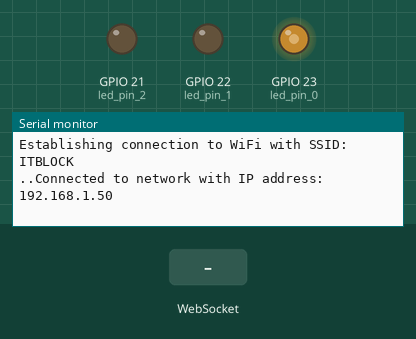
Recording of a sketch running on a simulated ESP32. Parts: output pins drawn as LEDs (lit = HIGH), the last lines printed to the serial monitor. Inputs (shaded band) come from the test bench. WiFi joins after 1.5 s; servers stay silent unless stated.

Above: at 3.2 s.
3.3 s: WebSocket text "LED_intensity" received
At 4.1 s:
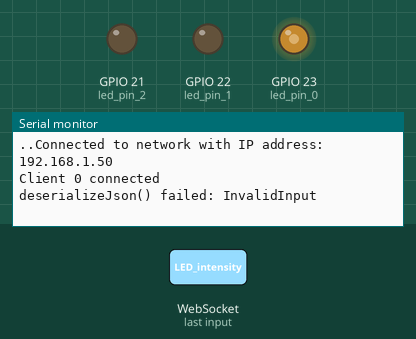
4.8 s: WebSocket text "1" received
At 5.2 s:
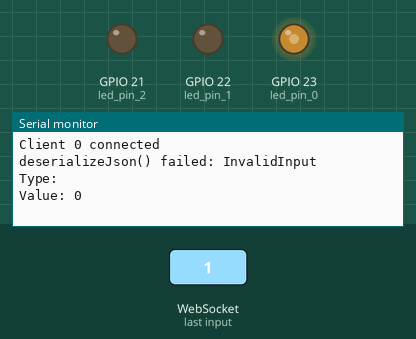

The sketch:

ESP32WebserverLedControl.ino
```cpp
#include <WiFi.h>                                     // needed to connect to WiFi
#include <WebServer.h>                                // needed to create a simple webserver (make sure tools -> board is set to ESP32, otherwise you will get a "WebServer.h: No such file or directory" error)
#include <WebSocketsServer.h>                         // needed for instant communication between client and server through Websockets
#include <ArduinoJson.h>                              // needed for JSON encapsulation (send multiple variables with one string)

// SSID and password of Wifi connection:
const char* ssid = "ITBLOCK";
const char* password = "";

// The String below "webpage" contains the complete HTML code that is sent to the client whenever someone connects to the webserver
// NOTE 27.08.2022: I updated in the webpage "slider.addEventListener('click', slider_changed);" to "slider.addEventListener('change', slider_changed);" -> the "change" did not work on my phone.
String webpage = "<!DOCTYPE html><html><head><title>ESP32 websockets</title></head><body style='background-color: #EEEEEE;'><span style='color: #003366;'><h1>Implementing Web Sockets</h1><h2 style='color: red;'>IP address: <span id='ipaddr'>-</span></h2><form> <p>Select LED:</p> <div> <input type='radio' id='ID_LED_0' name='operation_mode'> <label for='ID_LED_0'>Blue Led</label> <input type='radio' id='ID_LED_1' name='operation_mode'> <label for='ID_LED_1'>Red Led</label> <input type='radio' id='ID_LED_2' name='operation_mode'> <label for='ID_LED_2'>RGB Led</label> </div></form><br>Set intensity level: <br><input type='range' min='1' max='100' value='50' class='slider' id='ID_LED_INTENSITY'>Value: <span id='ID_LED_INTENSITY_VALUE'>-</span><br></span></body><script> document.getElementById('ID_LED_0').addEventListener('click', led_changed); document.getElementById('ID_LED_1').addEventListener('click', led_changed); document.getElementById('ID_LED_2').addEventListener('click', led_changed); var slider = document.getElementById('ID_LED_INTENSITY'); var output = document.getElementById('ID_LED_INTENSITY_VALUE'); slider.addEventListener('change', slider_changed); var Socket; function init() { Socket = new WebSocket('ws://' + window.location.hostname + ':81/'); Socket.onmessage = function(event) { processCommand(event); }; } function led_changed() {var l_LED_selected = 0;if(document.getElementById('ID_LED_1').checked == true) { l_LED_selected = 1;} else if(document.getElementById('ID_LED_2').checked == true) { l_LED_selected = 2;}console.log(l_LED_selected); var msg = { type: 'LED_selected', value: l_LED_selected};Socket.send(JSON.stringify(msg)); } function slider_changed () { var l_LED_intensity = slider.value;console.log(l_LED_intensity);var msg = { type: 'LED_intensity', value: l_LED_intensity};Socket.send(JSON.stringify(msg)); } function processCommand(event) {var obj = JSON.parse(event.data); document.getElementById('ipaddr').innerHTML = obj.ipaddr; console.log(obj.ipaddr); var type = obj.type;if (type.localeCompare(\"LED_intensity\") == 0) { var l_LED_intensity = parseInt(obj.value); console.log(l_LED_intensity); slider.value = l_LED_intensity; output.innerHTML = l_LED_intensity;}else if(type.localeCompare(\"LED_selected\") == 0) { var l_LED_selected = parseInt(obj.value); console.log(l_LED_selected); if(l_LED_selected == 0) { document.getElementById('ID_LED_0').checked = true; } else if (l_LED_selected == 1) { document.getElementById('ID_LED_1').checked = true; } else if (l_LED_selected == 2) { document.getElementById('ID_LED_2').checked = true; }} } window.onload = function(event) { init(); }</script></html>";

// global variables of the LED selected and the intensity of that LED
int LED_selected = 0;
int LED_intensity = 50;

// init PINs: assign any pin on ESP32
int led_pin_0 = 23;
int led_pin_1 = 22;
int led_pin_2 = 21;     // On some ESP32 pin 2 is an internal LED, mine did not have one

// some standard stuff needed to do "analogwrite" on the ESP32 -> an ESP32 does not have "analogwrite" and uses ledcWrite instead
const int freq = 5000;
const int led_channels[] = {0, 1, 2};
const int resolution = 8;

// The JSON library uses static memory, so this will need to be allocated:
// -> in the video I used global variables for "doc_tx" and "doc_rx", however, I now changed this in the code to local variables instead "doc" -> Arduino documentation recomends to use local containers instead of global to prevent data corruption

// Initialization of webserver and websocket
WebServer server(80);                                 // the server uses port 80 (standard port for websites
WebSocketsServer webSocket = WebSocketsServer(81);    // the websocket uses port 81 (standard port for websockets

void setup() {
  Serial.begin(115200);                               // init serial port for debugging

  // setup LED channels
  ledcSetup(led_channels[0], freq, resolution);
  ledcSetup(led_channels[1], freq, resolution);
  ledcSetup(led_channels[2], freq, resolution);

  // attach the channels to the led_pins to be controlled
  ledcAttachPin(led_pin_0, led_channels[0]);
  ledcAttachPin(led_pin_1, led_channels[1]);
  ledcAttachPin(led_pin_2, led_channels[2]);

  WiFi.begin(ssid, password);                         // start WiFi interface
  Serial.println("Establishing connection to WiFi with SSID: " + String(ssid));     // print SSID to the serial interface for debugging

  while (WiFi.status() != WL_CONNECTED) {             // wait until WiFi is connected
    delay(1000);
    Serial.print(".");
  }
  Serial.print("Connected to network with IP address: ");
  Serial.println(WiFi.localIP());                     // show IP address that the ESP32 has received from router

  server.on("/", []() {                               // define here wat the webserver needs to do
    server.send(200, "text/html", webpage);           //    -> it needs to send out the HTML string "webpage" to the client
  });
  server.begin();                                     // start server

  webSocket.begin();                                  // start websocket
  webSocket.onEvent(webSocketEvent);                  // define a callback function -> what does the ESP32 need to do when an event from the websocket is received? -> run function "webSocketEvent()"

  ledcWrite(led_channels[LED_selected], map(LED_intensity, 0, 100, 0, 255));    // write initial state to LED selected
}

void loop() {
  server.handleClient();                              // Needed for the webserver to handle all clients
  webSocket.loop();                                   // Update function for the webSockets
}

void webSocketEvent(byte num, WStype_t type, uint8_t * payload, size_t length) {      // the parameters of this callback function are always the same -> num: id of the client who send the event, type: type of message, payload: actual data sent and length: length of payload
  switch (type) {                                     // switch on the type of information sent
    case WStype_DISCONNECTED:                         // if a client is disconnected, then type == WStype_DISCONNECTED
      Serial.println("Client " + String(num) + " disconnected");
      break;
    case WStype_CONNECTED:                            // if a client is connected, then type == WStype_CONNECTED
      Serial.println("Client " + String(num) + " connected");

      // send LED_intensity and LED_select to clients -> as optimization step one could send it just to the new client "num", but for simplicity I left that out here
      sendJson("LED_intensity", String(LED_intensity));
      sendJson("LED_selected", String(LED_selected));
      break;
    case WStype_TEXT:                                 // if a client has sent data, then type == WStype_TEXT
      // try to decipher the JSON string received
      StaticJsonDocument<200> doc;                    // create JSON container
      DeserializationError error = deserializeJson(doc, payload);
      if (error) {
        Serial.print(F("deserializeJson() failed: "));
        Serial.println(error.f_str());
        return;
      }
      else {
        // JSON string was received correctly, so information can be retrieved:
        const char* l_type = doc["type"];
        const int l_value = doc["value"];
        Serial.println("Type: " + String(l_type));
        Serial.println("Value: " + String(l_value));

        // if LED_intensity value is received -> update and write to LED
        if(String(l_type) == "LED_intensity") {
          LED_intensity = int(l_value);
          sendJson("LED_intensity", String(l_value));
          ledcWrite(led_channels[LED_selected], map(LED_intensity, 0, 100, 0, 255));
        }
        // else if LED_select is changed -> switch on LED and switch off the rest
        if(String(l_type) == "LED_selected") {
          LED_selected = int(l_value);
          sendJson("LED_selected", String(l_value));
          for (int i = 0; i < 3; i++) {
            if (i == LED_selected)
              ledcWrite(led_channels[i], map(LED_intensity, 0, 100, 0, 255));       // switch on LED
            else
              ledcWrite(led_channels[i], 0);                                        // switch off not-selected LEDs
          }
        }
      }
      Serial.println("");
      break;
  }
}

// Simple function to send information to the web clients
void sendJson(String l_type, String l_value) {
    String jsonString = "";                           // create a JSON string for sending data to the client
    StaticJsonDocument<200> doc;                      // create JSON container
    JsonObject object = doc.to<JsonObject>();         // create a JSON Object
    object["type"] = l_type;                          // write data into the JSON object -> I used "type" to identify if LED_selected or LED_intensity is sent and "value" for the actual value
    object["value"] = l_value;
    object["ipaddr"] = WiFi.localIP();
    serializeJson(doc, jsonString);                // convert JSON object to string
    webSocket.broadcastTXT(jsonString);               // send JSON string to all clients
}
```

Measured:
- after the input at 3.3 s, the serial monitor: prints a new line at once (image 1)
- after the input at 4.8 s, the serial monitor: prints a new line at once (image 2)
